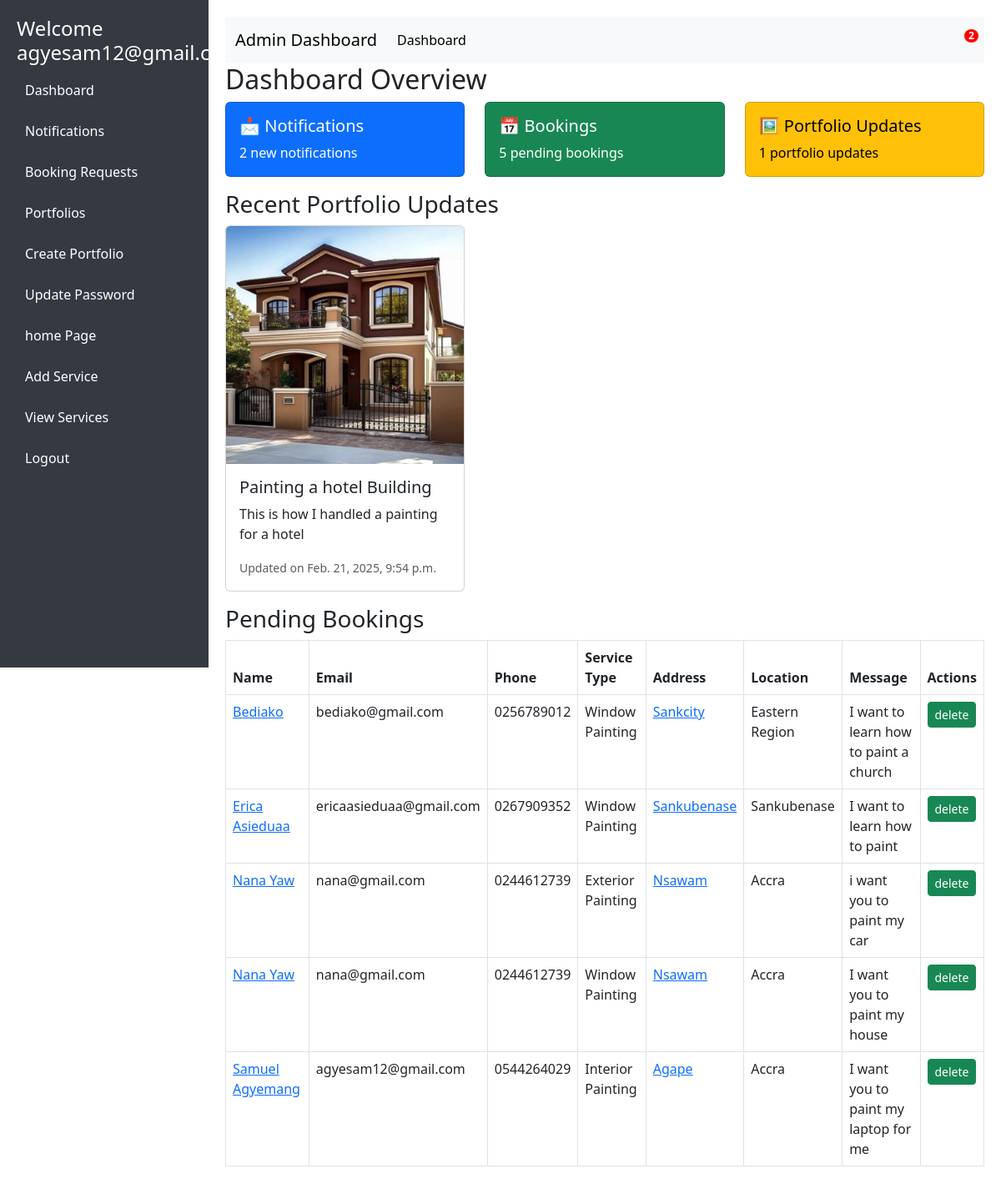
Page /admin_dashboard/ (signed in) on the committed database.
### paint/models.py (models this page shows, shortened)
class User(AbstractUser):
    user_id = IntegerIDField(unique=True, editable=False, primary_key=True)
    full_name = models.CharField(max_length=60, null=True, blank=True)
    photo = ResizedImageField(size=[500, 500], default='media/user.jpg', upload_to='users/')
    phone_number = models.CharField(max_length=20, blank=False, null=True)
    address = models.CharField(max_length=255, blank=False, null=True)
    email = models.EmailField(blank=False, unique=True, null=True)
    is_user = models.BooleanField(default=False)
    is_worker = models.BooleanField(default=False)
    is_admin = models.BooleanField(default=False)
    is_verified = models.BooleanField(default=False)
    bio = CKEditor5Field(config_name='extends', max_length=200, blank=True, default="Hi there,...")
    otp = models.CharField(max_length=4, blank=True, null=True)
    allow_sms = models.BooleanField(default=True)
    USERNAME_FIELD = 'email'
    REQUIRED_FIELDS = ['username']

class Portfolio(models.Model):
    portfolio_id = IntegerIDField(unique=True, editable=False, primary_key=True)
    title = models.CharField(max_length=255)
    description = models.TextField()
    before_image = models.ImageField(upload_to='portfolio/before/')
    after_image = models.ImageField(upload_to='portfolio/after/')
    created_at = models.DateTimeField(auto_now_add=True)
    created_by = models.ForeignKey(User, on_delete=models.SET_NULL, null=True, blank=True, related_name='portfolios')

class ContactRequest(models.Model):
    contact_request_id = IntegerIDField(unique=True, editable=False, primary_key=True)
    name = models.CharField(max_length=255)
    email = models.EmailField()
    phone = models.CharField(max_length=15, blank=True, null=True)
    service_type = models.CharField(max_length=100, choices=BOOKING_SERVICE_TYPE, default='Cabinet Painting')
    address = models.CharField(max_length=200, null=True, blank=True)
    location = models.CharField(max_length=200, null=True, blank=True)
    message = models.TextField(null=True)
    created_at = models.DateTimeField(auto_now_add=True)
    class Meta:
        ordering = ['-created_at']

### paint/views.py (the view)
# urls.py: path('admin_dashboard/', views.admin_dashboard, name='admin_dashboard'),
@login_required
def admin_dashboard(request):
    if request.user.is_admin:
        messages.info(request, f"Welcome admin")
        total_notifications = Notification.objects.filter(user=request.user, is_read=False).count()
        pending_bookings = ContactRequest.objects.filter(service_type__in=[service[0] for service in BOOKING_SERVICE_TYPE])
        portfolio_updates = Portfolio.objects.all().order_by('-created_at')[:10]  # Fetch the latest 10 portfolio updates
        context = {
            'total_notifications': total_notifications,
            'pending_bookings': pending_bookings,
            'portfolio_updates': portfolio_updates,
        }
    else:
        messages.info(request, f"You are not allowed to access this page ..")
        return redirect('signin')
    return render(request, 'admin_dashboard.html',context)

### paint/templates/admin_dashboard.html (shortened to what this page needs)
<!DOCTYPE html>
<html lang="en">
<head>
    <link href="https://cdn.jsdelivr.net/npm/bootstrap@5.3.0/dist/css/bootstrap.min.css" rel="stylesheet">
</head>
<body>
    <div class="sidebar">
        <h4>Welcome {{request.user.email}}</h4>
        <a href="#dashboard">Dashboard</a>
        <a href="{% url 'DisplayNotifications' %}">Notifications</a>
        <a href="{% url 'booking_requests' %}">Booking Requests</a>
        <a href="{% url 'portfolio_lists' %}">Portfolios</a>
        <a href="{% url 'create_portfolio' %}">Create Portfolio</a>
        <a href="{% url 'update_password' %}">Update Password</a>
        <a href="{% url 'home' %}">home Page</a>
        <a href="{% url 'create_service' %}">Add Service</a>
        <a href="{% url 'display_service' %}">View Services</a>
        <a href="{% url 'signout' %}">Logout</a>
    </div>
    <div class="content">
        <nav class="navbar navbar-expand-lg navbar-light bg-light">
            <div class="container-fluid">
                <a class="navbar-brand" href="#">Admin Dashboard</a>
                <div class="collapse navbar-collapse" id="navbarSupportedContent">
                    <ul class="navbar-nav me-auto mb-2 mb-lg-0">
                        <li class="nav-item">
                            <a class="nav-link active" aria-current="page" href="#">Dashboard</a>
                        </li>
                    </ul>
                    <ul class="navbar-nav ms-auto mb-2 mb-lg-0">
                        <li class="nav-item">
                            <a class="nav-link position-relative notification-icon" href="{% url 'DisplayNotifications' %}">
                                <span class="badge">{{ total_notifications }}</span>
                            </a>
                        </li>
                    </ul>
                </div>
            </div>
        </nav>
        <h2 id="dashboard">Dashboard Overview</h2>
        <div class="row">
            <div class="col-md-4">
                <div class="card text-bg-primary mb-3">
                    <div class="card-body">
                        <h5 class="card-title">📩 Notifications</h5>
                        <p class="card-text">{{ total_notifications }} new notifications</p>
                    </div>
                </div>
            </div>
            <div class="col-md-4">
                <div class="card text-bg-success mb-3">
                    <div class="card-body">
                        <h5 class="card-title">📅 Bookings</h5>
                        <p class="card-text">{{ pending_bookings.count }} pending bookings</p>
                    </div>
                </div>
            </div>
            <div class="col-md-4">
                <div class="card text-bg-warning mb-3">
                    <div class="card-body">
                        <h5 class="card-title">🖼 Portfolio Updates</h5>
                        <p class="card-text">{{ portfolio_updates.count }} portfolio updates</p>
                    </div>
                </div>
            </div>
        </div>
        <h3 id="portfolio">Recent Portfolio Updates</h3>
        <div class="row">
            {% for update in portfolio_updates %}
            <div class="col-md-4 mb-3">
                <div class="card">
                    <img src="{{ update.after_image.url }}" class="card-img-top" alt="{{ update.title }}">
                    <div class="card-body">
                        <h5 class="card-title">{{ update.title }}</h5>
                        <p class="card-text">{{ update.description }}</p>
                        <p class="card-text"><small class="text-muted">Updated on {{ update.created_at }}</small></p>
                    </div>
                </div>
            </div>
            {% endfor %}
        </div>
        <h3 id="bookings">Pending Bookings</h3>
        <table class="table table-bordered">
            <thead>
                <tr>
                    <th>Name</th>
                    <th>Email</th>
                    <th>Phone</th>
                    <th>Service Type</th>
                    <th>Address</th>
                    <th>Location</th>
                    <th>Message</th>
                    <th>Actions</th>
                </tr>
            </thead>
            <tbody>
                {% for booking in pending_bookings %}
                <tr>
                    <td><a href="{% url 'admin_view_booking_request_details' booking.pk %}">{{ booking.name }}</a></td>
                    <td>{{ booking.email }}</td>
                    <td>{{ booking.phone }}</td>
                    <td>{{ booking.service_type }}</td>
                    <td><a href="{% url 'admin_view_booking_request_details' booking.pk %}">{{ booking.address }}</a></td>
                    <td>{{ booking.location }}</td>
                    <td>{{ booking.message }}</td>
                    <td>
                        <a href="{% url 'admin_delete_booking_request' booking.pk %}" class="btn btn-success btn-sm">delete</a>
                    </td>
                </tr>
                {% endfor %}
            </tbody>
        </table>
    </div>
</body>
</html>

### paint/templates/admin_dashboard.html (style rules this page uses)
body { display: flex; }
.sidebar { width: 250px; height: 100vh; background: #343a40; color: white; padding: 20px; position: fixed; }
.sidebar a { color: white; text-decoration: none; display: block; padding: 10px; margin: 5px 0; }
.content { margin-left: 250px; padding: 20px; width: 100%; }
.notification-icon { position: relative; }
.notification-icon .badge { position: absolute; top: -5px; right: -5px; background-color: #ff0000; color: #ffffff; padding: 2px 5px; border-radius: 50%; }

### rows in the picture
User: user.email "agyesam12@gmail.com"
Portfolio: after_image (picture), title "Painting a hotel Building", description "This is how I handled a painting for a hotel", created_at "Feb. 21, 2025, 9:54 p.m."
ContactRequest: name "Bediako", email "bediako@gmail.com", phone "0256789012", service_type "Window Painting", address "Sankcity", location "Eastern Region", message "I want to learn how to paint a church"
ContactRequest: name "Erica Asieduaa", email "ericaasieduaa@gmail.com", phone "0267909352", service_type "Window Painting", address "Sankubenase", location "Sankubenase", message "I want to learn how to paint"
ContactRequest: name "Nana Yaw", email "nana@gmail.com", phone "0244612739", service_type "Exterior Painting", address "Nsawam", location "Accra", message "i want you to paint my car"
ContactRequest: name "Nana Yaw", email "nana@gmail.com", phone "0244612739", service_type "Window Painting", address "Nsawam", location "Accra", message "I want you to paint my house"
ContactRequest: name "Samuel Agyemang", email "agyesam12@gmail.com", phone "0544264029", service_type "Interior Painting", address "Agape", location "Accra", message "I want you to paint my laptop for me"

### other values in the picture
{{ total_notifications }} "2"
{{ pending_bookings.count }} "5"
{{ portfolio_updates.count }} "1"
